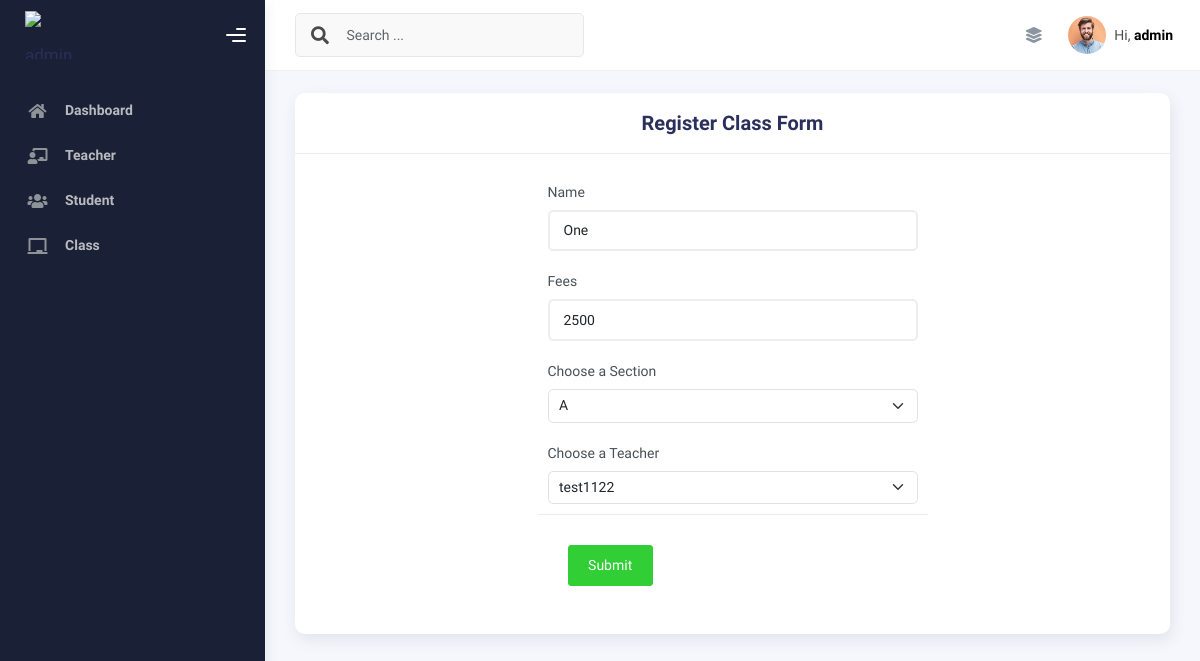
/admin/class_edit.php?id=1 (signed in), run on an earlier commit of the app's database.
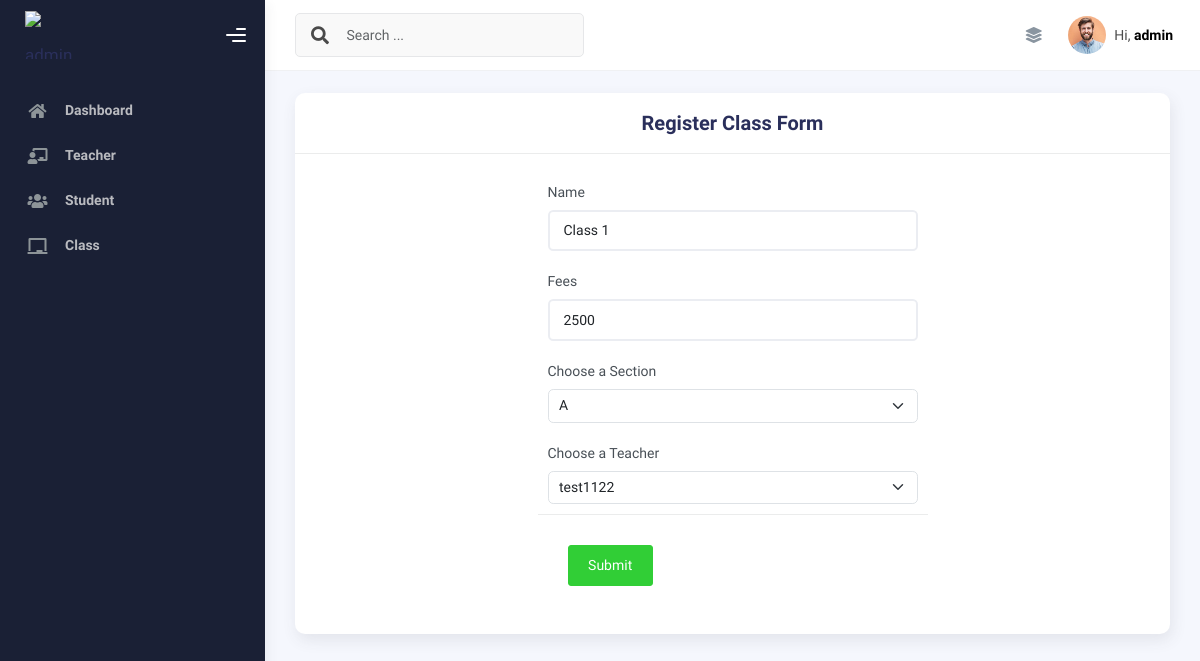
And on a later commit of the database.
### tables this page shows
CREATE TABLE `class` (
  `id` int(11) NOT NULL,
  `name` varchar(20) NOT NULL,
  `teacher_id` int(11) DEFAULT NULL,
  `section` varchar(10) NOT NULL,
  `strength` int(11) NOT NULL,
  `fees` int(5) NOT NULL,
  `status` tinyint(1) NOT NULL DEFAULT 1,
  `created_at` timestamp NOT NULL DEFAULT current_timestamp(),
  `updated_at` timestamp NOT NULL DEFAULT current_timestamp()
);

### admin/class_edit.php (the view, shortened to what the changed rows need)
<?php
require_once('../includes/db.php');
$fees = '';
$section = '';
if (isset($_GET["id"])) {
    $class_id = $_GET['id'];
    $sql = "SELECT * FROM class WHERE id = ?";
    $stmt = $pdo->prepare($sql);
    $stmt->execute([$class_id]);
    $class = $stmt->fetch(PDO::FETCH_ASSOC);
    if ($class) {
        $class_name = $class['name'];
        $fees = $class['fees'];
        $section = $class['section'];
    } else {
        $error[] = "Error: class not found.";
    }
}
?>
<!DOCTYPE html>
<html lang="en">
<head>
    <?php
    require_once('../includes/dashboard_header.php')
    ?>
</head>
<body>
    <div class="wrapper">
        <div class="main-panel">
            <div class="container">
                <div class="page-inner">
                    <div class="row">
                        <div class="col-md-12">
                            <div class="card">
                                <div class="card-body">
                                    <div class="row mx-auto d-flex justify-content-center">
                                        <div class="col-md-4 col-lg-6">
                                            <form method="POST" enctype='multipart/form-data' action="<?php echo $_SERVER['PHP_SELF']; ?>">
                                                <div class="form-group">
                                                    <label for="name">Name</label>
                                                    <input
                                                        type="text"
                                                        class="form-control"
                                                        id="name"
                                                        name="name"
                                                        required
                                                        value="<?php echo isset($class_name) ? $class_name : ''; ?>"
                                                        placeholder="Enter Name" />
                                                </div>
                                                <div class="form-group">
                                                    <label for="fees">Fees</label>
                                                    <input
                                                        type="number"
                                                        class="form-control"
                                                        id="fees"
                                                        name="fees"
                                                        min="1000"
                                                        max="5000"
                                                        required
                                                        value="<?php echo isset($fees) ? $fees : ''; ?>"
                                                        placeholder="Enter Fees Between 1000 to 5000 " />
                                                </div>
                                                <div class="form-group">
                                                    <label for="section">Choose a Section</label>
                                                    <select class="form-select" name="section" id="section">
                                                        <option value="A" <?php echo $section == 'A' ? 'selected' : ''; ?>>A</option>
                                                    </select>
                                                </div>
                                        </div>
                                    </div>
                                </div>
                            </div>
                        </div>
                    </div>
                </div>
            </div>
        </div>
    </div>
</body>
</html>

What changed in the data, as far as the page shows it:
changed class: name "One" → "Class 1"
